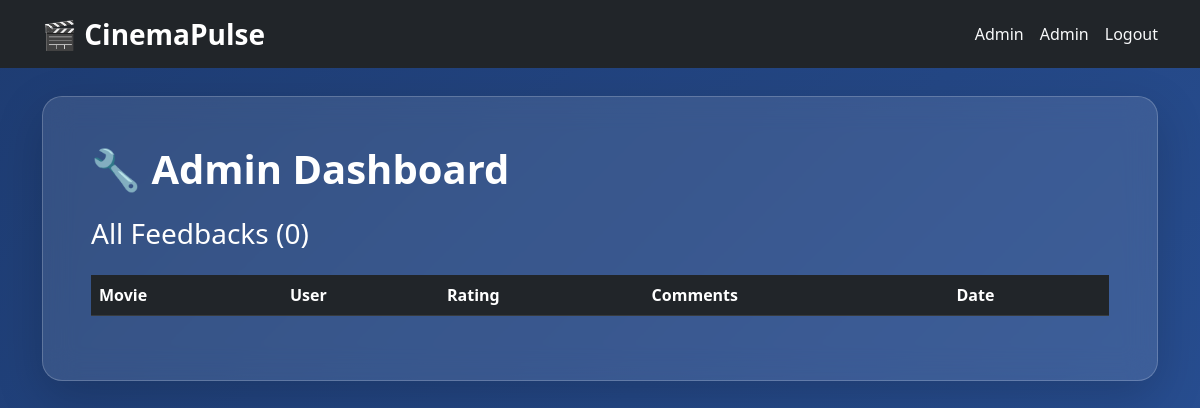
Page /admin (signed in) on the earlier database version.
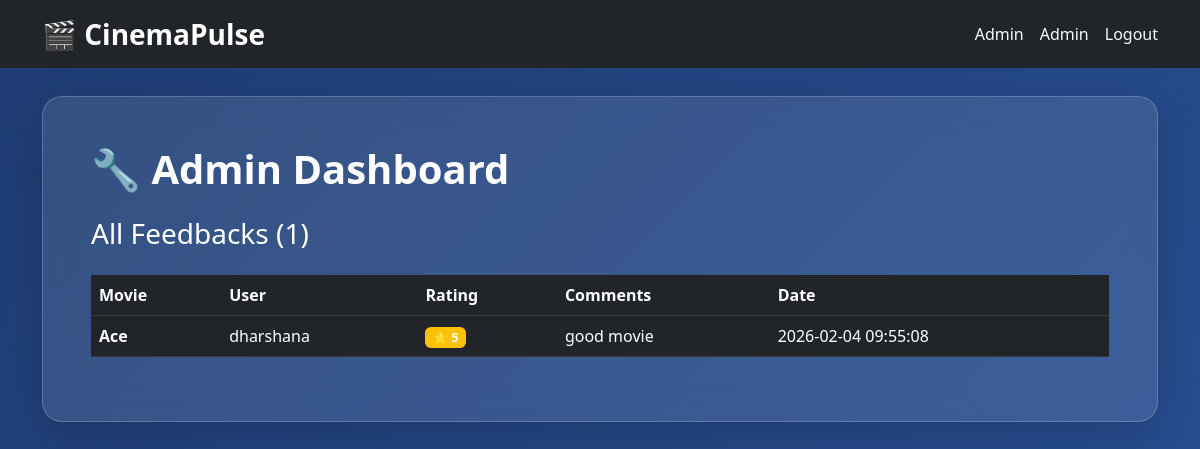
Same page on the later database version.
### tables this page shows
CREATE TABLE feedbacks (
        id INTEGER PRIMARY KEY AUTOINCREMENT,
        username TEXT NOT NULL,
        email TEXT NOT NULL,
        movie_id INTEGER NOT NULL,
        rating INTEGER NOT NULL,
        comments TEXT,
        created_at TIMESTAMP DEFAULT CURRENT_TIMESTAMP
    );

CREATE TABLE movies (
        id INTEGER PRIMARY KEY AUTOINCREMENT,
        title TEXT NOT NULL,
        description TEXT,
        average_rating REAL DEFAULT 0.0,
        total_reviews INTEGER DEFAULT 0
    );

### app.py (the view)
@app.route('/admin')
def admin_panel():
    if session.get('user_type') != 'admin': return redirect(url_for('login'))
    conn = get_db()
    feedbacks = conn.execute('''SELECT f.*, m.title as movie_title
                               FROM feedbacks f JOIN movies m ON f.movie_id = m.id
                               ORDER BY f.created_at DESC''').fetchall()
    conn.close()
    return render_template('admin.html', feedbacks=feedbacks)

### app.py (called while the page is built)
def get_db():
    conn = sqlite3.connect('cinemapulse.db')
    conn.row_factory = sqlite3.Row
    return conn

### templates/admin.html
{% extends "base.html" %}
{% block content %}
<div class="glass-effect p-5 shadow-lg">
    <h1 class="text-white fw-bold mb-4">🔧 Admin Dashboard</h1>
    <h3 class="text-white mb-4">All Feedbacks ({{ feedbacks|length }})</h3>
    <div class="table-responsive">
        <table class="table table-dark table-hover">
            <thead><tr><th>Movie</th><th>User</th><th>Rating</th><th>Comments</th><th>Date</th></tr></thead>
            <tbody>
                {% for feedback in feedbacks %}
                <tr>
                    <td><strong>{{ feedback.movie_title }}</strong></td>
                    <td>{{ feedback.username }}</td>
                    <td><span class="badge bg-warning">⭐ {{ feedback.rating }}</span></td>
                    <td>{{ feedback.comments[:50] }}{% if feedback.comments|length > 50 %}...{% endif %}</td>
                    <td>{{ feedback.created_at }}</td>
                </tr>
                {% endfor %}
            </tbody>
        </table>
    </div>
</div>
{% endblock %}

### templates/base.html (shortened to what this page needs)
<!DOCTYPE html>
<html>
<head>
    <link href="https://cdn.jsdelivr.net/npm/bootstrap@5.3.0/dist/css/bootstrap.min.css" rel="stylesheet">
    <link href="https://cdnjs.cloudflare.com/ajax/libs/font-awesome/6.4.0/css/all.min.css" rel="stylesheet">
</head>
<body>
    <nav class="navbar navbar-dark bg-dark fixed-top">
        <div class="container">
            <a class="navbar-brand fw-bold fs-3" href="{{ url_for('home') }}">🎬 CinemaPulse</a>
            {% if session.username %}
            <div class="d-flex align-items-center ms-auto">
               <span class="navbar-text text-light me-3">
                  {{ session.username }}
             </span>
                {% if session.user_type == 'admin' %}
                    <a class="nav-link text-light me-3" href="{{ url_for('admin_panel') }}">
                        Admin
                    </a>
                {% endif %}
                <a class="nav-link text-light" href="{{ url_for('logout') }}">
                    Logout
                </a>
            </div>
            <!-- {% endif %}
        </div> -->
    </nav>
    <div class="container mt-5 pt-5">
        {% block content %}{% endblock %}
    </div>
</body>
</html>

### templates/base.html (style rules this page uses)
body { background: linear-gradient(135deg, #1e3c72 0%, #2a5298 100%); min-height: 100vh; }
.glass-effect { background: rgba(255,255,255,0.1); backdrop-filter: blur(15px); border: 1px solid rgba(255,255,255,0.2); border-radius: 20px; }

Differences in the rows shown:
added feedbacks: movie_title "Ace", username "dharshana", rating "5", comments "good movie", created_at "2026-02-04 09:55:08"
Other differences:
{{ feedbacks|length }}: "0" → "1"
